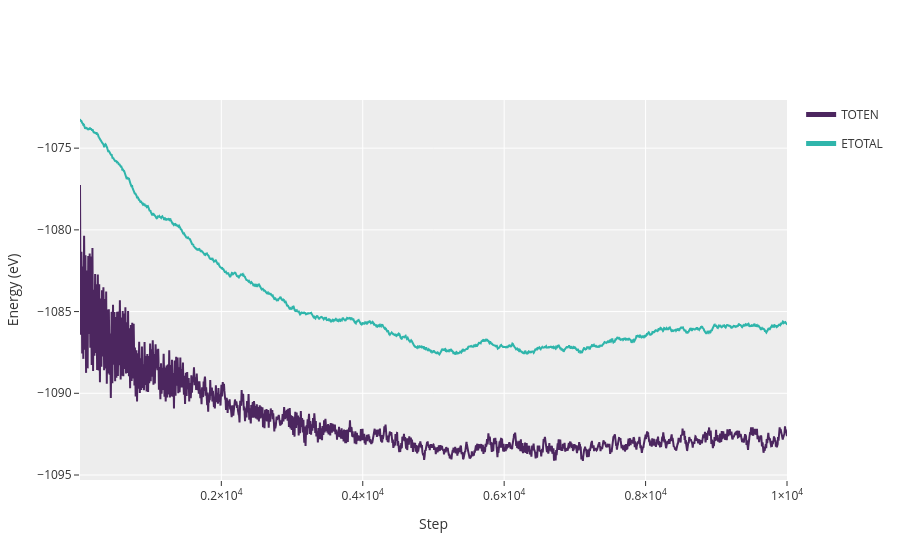

Notebook source saved alongside this figure:
### Code cell
import py4vasp                       
path = "./pot_save/8_0/"
mycalc = py4vasp.Calculation.from_path(path)
mycalc.energy[:].plot( "TOTEN, ETOTAL" )

### Figure 1 — Plotly figure (JSON) as saved in the notebook; plotly's stock layout.template omitted (floating-point values rounded to 4 significant figures; data arrays with more than 128 entries replaced by an {"elided": "..."} marker saying what was removed)
{"data": [{"legendgroup": "TOTEN", "line": {"color": "#4C265F"}, "name": "TOTEN", "showlegend": true, "type": "scatter", "x": {"elided": "10000 int values"}, "y": {"elided": "10000 float values"}, "yaxis": "y"}, {"legendgroup": "ETOTAL", "line": {"color": "#2FB5AB"}, "name": "ETOTAL", "showlegend": true, "type": "scatter", "x": {"elided": "10000 int values"}, "y": {"elided": "10000 float values"}, "yaxis": "y"}], "layout": {"autosize": true, "legend": {"itemsizing": "constant"}, "xaxis": {"autorange": true, "range": [1, 10000], "title": {"text": "Step"}, "type": "linear"}, "yaxis": {"autorange": true, "range": [-1095.0, -1072.0], "title": {"text": "Energy (eV)"}, "type": "linear"}}}
